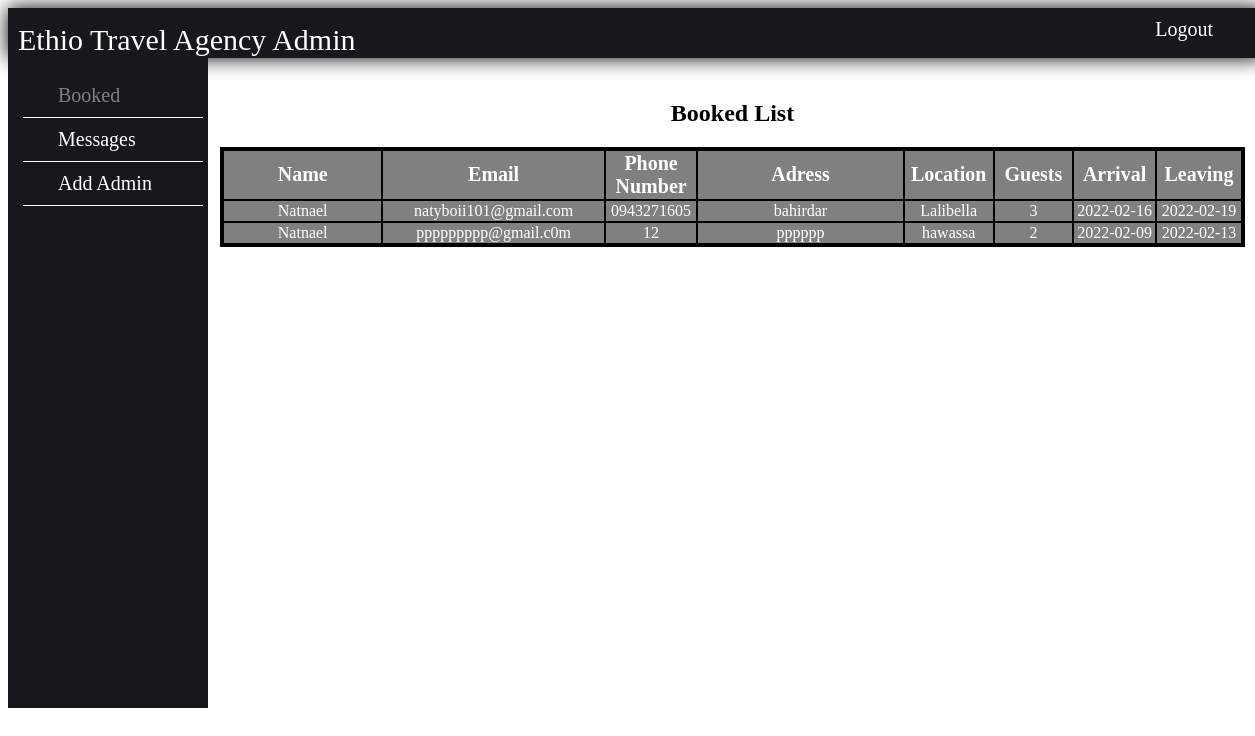
The page /Customers.php on the database its author committed.
### tables this page shows
CREATE TABLE `book_form` (
  `id` int(255) NOT NULL,
  `name` varchar(255) NOT NULL,
  `email` varchar(255) NOT NULL,
  `phone` varchar(10) NOT NULL,
  `address` varchar(255) NOT NULL,
  `location` varchar(255) NOT NULL,
  `guests` int(255) NOT NULL,
  `arrivals` date NOT NULL,
  `leaving` date NOT NULL
);

### Customers.php (the view, shortened to what this page needs)
<!DOCTYPE html>
<html lang="en">
<head>
    <link rel="stylesheet" href="Admin.css">
</head>
<body>
    <div id="header" style="position:fixed;">
		<label>Ethio <span>Travel Agency</span> Admin</label>
	<a style="font-size:20px; text-decoration:none; color:white; float:right; margin-right:50px; margin-top:10px;" href="index.php">Logout</a>
    </div>
	<div id="leftnav">
		<ul>
			<li><a href="customers.php" class="Active">Booked</a></li>
			<li><a href="Messages.php">Messages</a></li>
			<li><a href="Add_admin.php">Add Admin</a></li>
		</ul>
	</div>
	<div id="rightcontent" style="position:absolute; top:10%;">
		<div class="alert alert-info"><center><h2>Booked List</h2></center></div>
		<div class="alert alert-info">
			<table class="table" style=" background-color: black; border:2px solid black;">
				<thead>
				<tr style="font-size:20px; width: 200px; background-color:gray; color:white;">
					<th style="width:300px; text-align:center;">Name</th>
					<th style="width:300px; text-align:center;">Email</th>
					<th style="width:100px; text-align:center;">Phone Number</th>
					<th style="width:400px; text-align:center;">Adress</th>
					<th style="width:100px; text-align:center;"> Location</th>
					<th style="width:100px; text-align:center;"> Guests</th>
					<th style="width:100px; text-align:center;"> Arrival</th>
					<th style="width:100px; text-align:center;"> Leaving</th>
				</tr>
				</thead>
				<?php
				$conn=mysqli_connect('localhost','root','','book_db');
					$query = $conn->query("SELECT * FROM `book_form`") or die(mysqli_error());
					while($fetch = $query->fetch_array())
						{
				?>
				<tr style="border-bottom:2px solid white;">
					<td style="text-align:center; background-color:gray; color:white"><?php echo $fetch['name'];?></td>
					<td style="text-align:center;background-color:gray ;color:white"><?php echo $fetch['email'];?></td>
					<td style="text-align:center;background-color:gray ;color:white"><?php echo $fetch['phone'];?></td>
					<td style="text-align:center;background-color:gray ;color:white"><?php echo $fetch['address'];?></td>
					<td style="text-align:center;background-color:gray; color:white"><?php echo $fetch['location']?></td>
					<td style="text-align:center;background-color:gray; color:white"><?php echo $fetch['guests']?></td>
					<td style="text-align:center;background-color:gray; color:white"><?php echo $fetch['arrivals']?></td>
					<td style="text-align:center;background-color:gray; color:white"><?php echo $fetch['leaving']?></td>
				</tr>
				<?php
					}
				?>
			</table>
		</div>
	</div>
</body>
</html>

### Admin.css (style rules this page uses)
#header { height: 50px; width: 100%; background-color: rgb(24 24 28); color: #fff; text-indent: 10px; box-shadow: 0px 0px 20px 0px black; }
#header label { position: relative; top: 15px; color: #fff; text-indent: 80px; font-size: 30px; font-family: "Times New Roman", Times, serif; }
#leftnav { margin-top: 50px; position: fixed; background-color: rgb(24 24 28); width: 200px; height: 650px; }
#leftnav ul { list-style-type: none; text-indent: 35px; right: 25px; position: relative; }
#leftnav ul li { border-bottom: 1px solid #fff; padding-top: 10px; padding-bottom: 10px; width: 180px; }
#leftnav ul li a { text-decoration: none; color: #fff; font-size: 20px; }
#leftnav ul li .Active { color: grey; }
#rightcontent { position: relative; width: 1025px; top: 50px; left: 220px; z-index: -99999; }

### rows shown on the page
book_form: name "Natnael", email "natyboii101@gmail.com", phone "0943271605", address "bahirdar", location "Lalibella", guests "3", arrivals "2022-02-16", leaving "2022-02-19"
book_form: name "Natnael", email "ppppppppp@gmail.c0m", phone "12", address "pppppp", location "hawassa", guests "2", arrivals "2022-02-09", leaving "2022-02-13"
